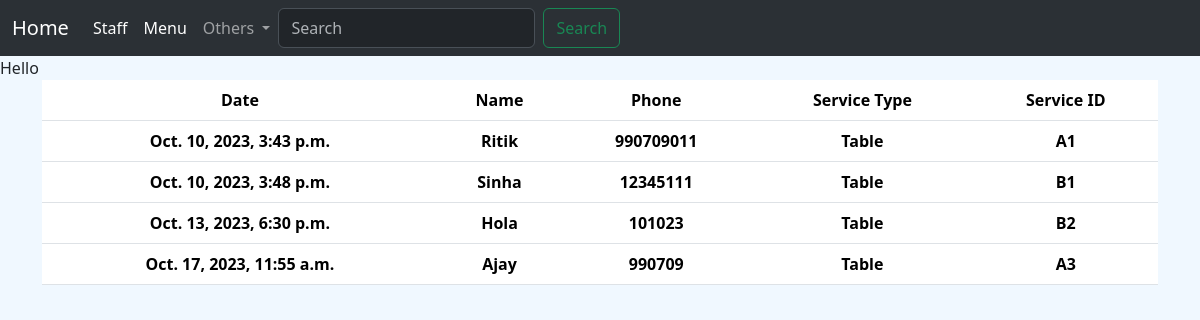
Before: /customer_det with the older database file.
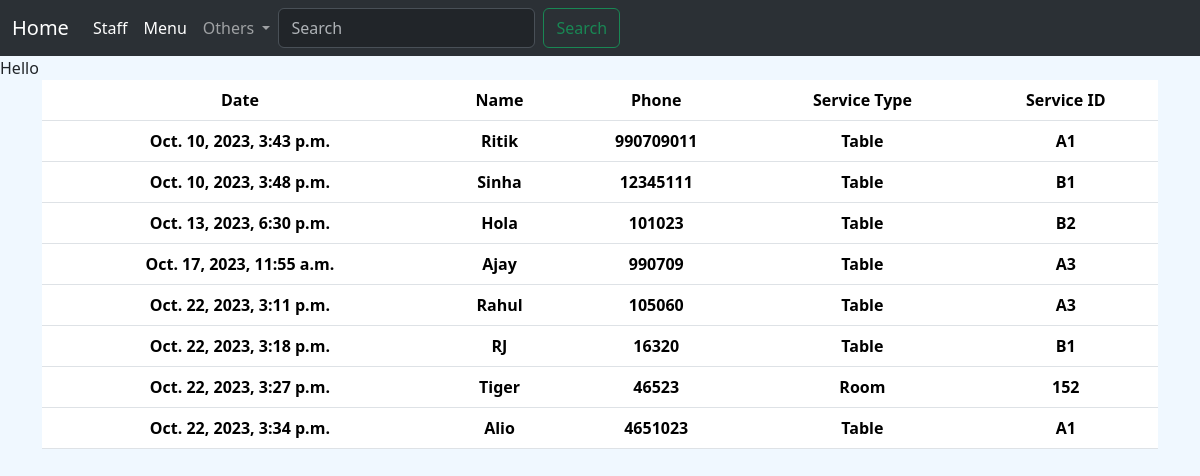
After: the same page with the newer database file.
### menu/models.py (models this page shows, shortened)
class Customer(models.Model):
    date=models.DateTimeField()
    name=models.CharField(max_length=20)
    phone=models.CharField(max_length=10)
    service_type=models.CharField(max_length=20)
    service_id=models.CharField(max_length=10)

### pos/views.py (the view)
# urls.py: path('customer_det',customer_details,name='customer_details'),
def customer_details(request):
    x=Customer.objects.all()
    return render(request,'customer_det.html',{'data':x})

### templates/customer_det.html
{% extends 'base2.html'%}
{% block page%}
Hello
<div class="container text-center">
    <div class="row justify-content-start">
      <div  class="content-table col-12">
<table class="table">
    <thead>
        <tr>
            <th scope="col">Date</th>
            <th scope="col">Name</th>
            <th scope="col">Phone</th>
            <th scope="col">Service Type</th>
            <th scope="col">Service ID</th>
        </tr>
    </thead>
    <tbody>
    {% for i in data%}
    <tr>
        <th scope="col">{{i.date}}</th>
        <th scope="col">{{i.name}}</th>
        <th scope="col">{{i.phone}}</th>
        <th scope="col">{{i.service_type}}</th>
        <th scope="col">{{i.service_id}}</th>
    </tr>
    {%endfor%}
</tbody>
</table>
</div></div></div>
{% endblock page%}

### templates/base2.html (shortened to what this page needs)
<!DOCTYPE html>
<html lang="en">
<head>
    <link href="https://cdn.jsdelivr.net/npm/bootstrap@5.3.1/dist/css/bootstrap.min.css" rel="stylesheet">
</head>
<body style="background-color:aliceblue">
    <nav class="navbar navbar-expand-lg bg-body-tertiary bg-primary" data-bs-theme="dark"">
        <div class="container-fluid">
          <a class="navbar-brand" href='/ad'>Home</a>
          <div class="collapse navbar-collapse" id="navbarSupportedContent">
            <ul class="navbar-nav me-auto mb-2 mb-lg-0">
              <li class="nav-item">
                <a class="nav-link active" aria-current="page" href="/staff">Staff</a>
              </li>
              <li class="nav-item">
                <a class="nav-link active" href="menu_mgmt">Menu</a>
              </li>
              <li class="nav-item dropdown">
                <a class="nav-link dropdown-toggle" href="#" role="button" data-bs-toggle="dropdown" aria-expanded="false">
                  Others
                </a>
              </li>
                <form class="d-flex " role="search" >
                  <input class="form-control me-2" type="search" placeholder="Search" aria-label="Search">
                  <button class="btn btn-outline-success" type="submit">Search</button>
                </form>
          </div>
        </div>
      </nav>
      {% block page %}
    {% endblock page %}
</body>
</html>

Changed rows visible on the page:
added Customer: date "Oct. 22, 2023, 3:11 p.m.", name "Rahul", phone "105060", service_type "Table", service_id "A3"
added Customer: date "Oct. 22, 2023, 3:18 p.m.", name "RJ", phone "16320", service_type "Table", service_id "B1"
added Customer: date "Oct. 22, 2023, 3:27 p.m.", name "Tiger", phone "46523", service_type "Room", service_id "152"
added Customer: date "Oct. 22, 2023, 3:34 p.m.", name "Alio", phone "4651023", service_type "Table", service_id "A1"
